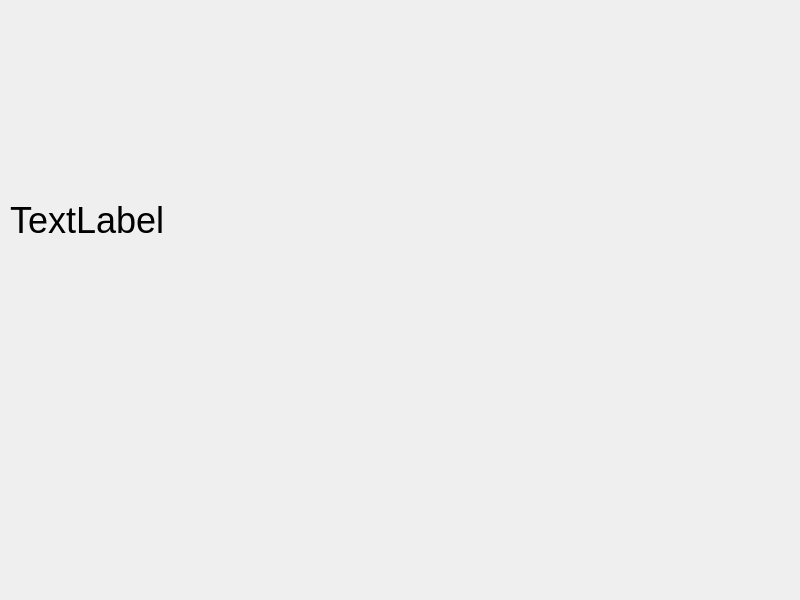
<?xml version="1.0" encoding="UTF-8"?>
<ui version="4.0">
 <class>MainWindow</class>
 <widget class="QMainWindow" name="MainWindow">
  <property name="geometry">
   <rect>
    <x>0</x>
    <y>0</y>
    <width>800</width>
    <height>600</height>
   </rect>
  </property>
  <property name="windowTitle">
   <string>MainWindow</string>
  </property>
  <property name="styleSheet">
   <string notr="true"/>
  </property>
  <widget class="QWidget" name="centralwidget">
   <widget class="QLabel" name="label1">
    <property name="geometry">
     <rect>
      <x>10</x>
      <y>200</y>
      <width>160</width>
      <height>41</height>
     </rect>
    </property>
    <property name="sizePolicy">
     <sizepolicy hsizetype="Expanding" vsizetype="Expanding">
      <horstretch>0</horstretch>
      <verstretch>0</verstretch>
     </sizepolicy>
    </property>
    <property name="font">
     <font>
      <pointsize>27</pointsize>
     </font>
    </property>
    <property name="text">
     <string>TextLabel</string>
    </property>
    <property name="alignment">
     <set>Qt::AlignLeading|Qt::AlignLeft|Qt::AlignVCenter</set>
    </property>
   </widget>
  </widget>
 </widget>
 <resources/>
 <connections/>
</ui>
